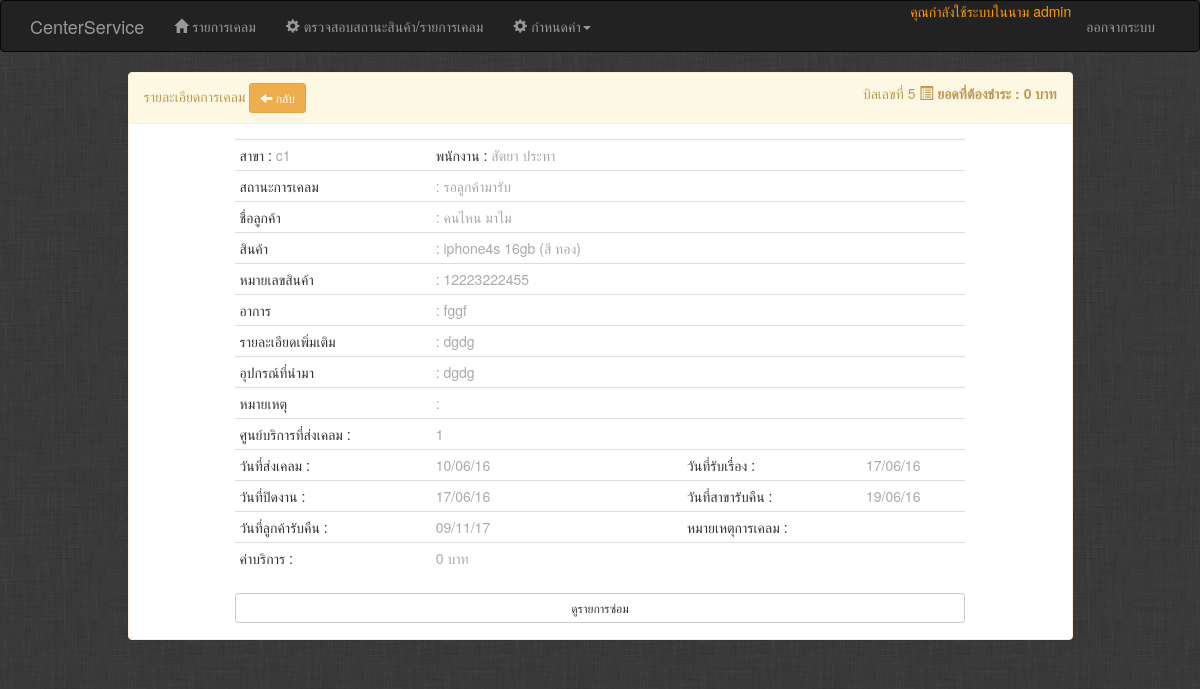
Screenshot of /Admin/admin_jobdtail.php?jid=5 (signed in) with the database file from the repository.
### tables this page shows
CREATE TABLE IF NOT EXISTS `job_service` (
  `id` int(11) NOT NULL AUTO_INCREMENT COMMENT 'หมายเลขใบฝาก',
  `user_id` int(11) NOT NULL COMMENT 'สาขา',
  `employees_id` int(11) NOT NULL COMMENT 'พนักงาน',
  `customers_id` int(11) NOT NULL COMMENT 'รหัสลูกค้า',
  `product_id` int(11) NOT NULL COMMENT 'สินค้า',
  `job_manner` varchar(255) DEFAULT NULL COMMENT 'อาการ',
  `job_details` text COMMENT 'รายละเอียด',
  `attachment` varchar(255) DEFAULT NULL COMMENT 'อุปกรณ์ที่นำมาด้วย',
  `price_service` int(11) DEFAULT '0' COMMENT 'ค่าบริการ',
  `job_note` text COMMENT 'หมายเหตุ',
  `sta_date` datetime DEFAULT NULL COMMENT 'วันที่ส่งเรื่งเคลม',
  `get_date` datetime DEFAULT NULL COMMENT 'วันที่รับเรื่อง',
  `close_date` datetime DEFAULT NULL COMMENT 'วันที่ปิดงาน',
  `wait_date` datetime DEFAULT NULL COMMENT 'วันที่สาขารับคืน',
  `end_date` datetime DEFAULT NULL COMMENT 'วันที่ลูกค้ารับคืน',
  `status` enum('ยังไม่รับเรื่อง','รับเรื่องแล้ว','ปิดงาน','รอลูกค้ามารับ','ลูกค้ารับคืนแล้ว') DEFAULT 'ยังไม่รับเรื่อง' COMMENT 'สถานะ',
  `note_end` text COMMENT 'หมายเหตุการเคลม',
  `totlo_price` int(11) DEFAULT '0' COMMENT 'ยอดที่ต้องชำระทั้งหมด',
  `suppliers_id` int(11) DEFAULT NULL COMMENT 'ศูนย์บริการ',
  PRIMARY KEY (`id`),
  KEY `fk_job_service_employees1_idx` (`employees_id`),
  KEY `fk_job_service_product2_idx` (`product_id`),
  KEY `fk_job_service_user1_idx` (`user_id`),
  KEY `fk_job_service_suppliers1_idx` (`suppliers_id`),
  KEY `fk_job_service_customers1_idx` (`customers_id`)
);

CREATE TABLE IF NOT EXISTS `user` (
  `id` int(11) NOT NULL AUTO_INCREMENT,
  `username` varchar(100) NOT NULL COMMENT 'สาขา',
  `password` varchar(100) NOT NULL COMMENT 'Password',
  `user_type` enum('User','UserPro','Admin') NOT NULL DEFAULT 'User' COMMENT 'กลุ่มสถานะ',
  `last_login` datetime DEFAULT NULL COMMENT 'เข้าระบบล่าสุด',
  PRIMARY KEY (`id`),
  UNIQUE KEY `username_UNIQUE` (`username`)
);

CREATE TABLE IF NOT EXISTS `employees` (
  `id` int(11) NOT NULL AUTO_INCREMENT COMMENT 'รหัสพนักงาน',
  `idemployee` varchar(50) DEFAULT NULL COMMENT 'รหัสพนักงาน',
  `f_name` varchar(100) NOT NULL COMMENT 'ชื่อ',
  `l_name` varchar(100) NOT NULL COMMENT 'นามสกุล',
  `n_name` varchar(25) DEFAULT NULL COMMENT 'ชื่อเล่น',
  `user_id` int(11) NOT NULL COMMENT 'สาขา',
  PRIMARY KEY (`id`),
  UNIQUE KEY `idemployee_UNIQUE` (`idemployee`),
  KEY `fk_employees_user1_idx` (`user_id`)
);

CREATE TABLE IF NOT EXISTS `customers` (
  `id` int(11) NOT NULL AUTO_INCREMENT COMMENT 'รหัสลูกค้า',
  `name` varchar(255) DEFAULT NULL COMMENT 'ชื่อลูกค้า',
  `address` varchar(45) DEFAULT NULL COMMENT 'ที่อยู่',
  `phone` varchar(10) DEFAULT NULL COMMENT 'เบอร์โทร',
  PRIMARY KEY (`id`)
);

CREATE TABLE IF NOT EXISTS `product` (
  `id` int(11) NOT NULL AUTO_INCREMENT COMMENT 'รหัส',
  `product_category_id` int(11) NOT NULL COMMENT 'ประเภทสินค้า',
  `brand_id` int(11) NOT NULL COMMENT 'ยี่ห้อ',
  `model` varchar(255) NOT NULL COMMENT 'รุ่น',
  `color_id` int(11) NOT NULL COMMENT 'สี',
  `ime` varchar(45) NOT NULL COMMENT 'หมายเลขสินค้า',
  `customers_id` int(11) NOT NULL COMMENT 'รหัสลูกค้า',
  PRIMARY KEY (`id`),
  UNIQUE KEY `ime_UNIQUE` (`ime`),
  KEY `fk_product_product_category1_idx` (`product_category_id`),
  KEY `fk_product_brand1_idx` (`brand_id`),
  KEY `fk_product_color1_idx` (`color_id`),
  KEY `fk_product_customers1_idx` (`customers_id`)
);

CREATE TABLE IF NOT EXISTS `colors` (
  `id` int(11) NOT NULL AUTO_INCREMENT COMMENT 'รหัส',
  `color` varchar(100) NOT NULL COMMENT 'สี',
  PRIMARY KEY (`id`)
);

### Admin/admin_jobdtail.php (the view, shortened to what this page needs)
<?php
include 'header.php';
include 'nav.php';
include '../dbconn.php';
if(isset($_GET['jid'])){
    $jidp=$_GET['jid'];
    $sqld = "SELECT * FROM job_service WHERE id='".$jidp."'";
	$resultd = $conn->query($sqld);
	$rsd = mysqli_fetch_array($resultd);
        $date01 = date_create($rsd['sta_date']);
        $date2 = date_create($rsd['get_date']);
        $date3 = date_create($rsd['close_date']);
        $date4 = date_create($rsd['wait_date']);
        $date5 = date_create($rsd['end_date']);
$sqlj1 = "SELECT * FROM user WHERE id='".$rsd['user_id']."'";
$resultj1 = $conn->query($sqlj1);
$rsj1=mysqli_fetch_array($resultj1);
$bach1=$rsj1['username'];
$sqlj11 = "SELECT * FROM employees WHERE id='".$rsd['employees_id']."'";
$resultj11 = $conn->query($sqlj11);
$rsj11=mysqli_fetch_array($resultj11);
$emp1=$rsj11['f_name'];
$emp2=$rsj11['l_name'];
$sqlj2 = "SELECT * FROM product WHERE id='".$rsd['product_id']."'";
$resultj2 = $conn->query($sqlj2);
$rsj2=mysqli_fetch_array($resultj2);
$mode=$rsj2['model'];
$imee=$rsj2['ime'];
$pidcc=$rsj2['color_id'];
    $sqlj22 = "SELECT * FROM colors WHERE id='".$pidcc."'";
    $resultj22 = $conn->query($sqlj22);
    $rsj22=mysqli_fetch_array($resultj22);
    $col=$rsj22['color'];
    $colo="(สี ".$col.")";
$sqlj3 = "SELECT * FROM customers WHERE id='".$rsd['customers_id']."'";
$resultj3 = $conn->query($sqlj3);
$rsj3=mysqli_fetch_array($resultj3);
}
?>
<div class="container">
    <div class="row">
        <div class="col-md-1"></div>
        <div class="col-md-10">
            <div class="panel panel-warning">
                <div class="panel-heading">รายละเอียดการเคลม
                    <a href="admin_job.php" class="btn btn-sm btn-warning" title="ย้อนกลับ"><span class="glyphicon glyphicon-arrow-left"></span> กลับ</a>
                    <span class="nav navbar-nav navbar-right">
                        บิลเลขที่ <?PHP echo $rsd['id'];?> <span class="glyphicon glyphicon-list-alt"></span><strong> ยอดที่ต้องชำระ : <?php echo $rsd['totlo_price'];?> บาท </strong>
                    </span>
                </div>
                <div class="panel-body">
                    <div class="col-md-1"></div>
                    <div class="col-md-10">
                        <table class="table table-condensed">
                            <tr>
                                <td>สาขา : <span style="color: darkgray"><?php echo $bach1;?></span></td>
                                <td>พนักงาน : <span style="color: darkgray"><?php echo $emp1." ".$emp2;?></span></td>
                                <td></td>
                                <td></td>
                            </tr>
                            <tr>
                                <td>สถานะการเคลม</td>
                                <td style="color: darkgray">: <?php echo $rsd['status'];?></td>
                                <td></td>
                                <td></td>
                            </tr>
                            <tr>
                                <td>ชื่อลูกค้า</td>
                                <td style="color: darkgray">: <?php echo $rsj3['name'];?></td>
                                <td></td>
                                <td></td>
                            </tr>
                            <tr>
                                <td>สินค้า</td>
                                <td style="color: darkgray">: <?php echo $mode." ".$colo;?></td>
                                <td></td>
                                <td></td>
                            </tr>
                            <tr>
                                <td>หมายเลขสินค้า</td>
                                <td style="color: darkgray">: <?php echo $imee;?></td>
                                <td></td>
                                <td></td>
                            </tr>
                            <tr>
                                <td>อาการ</td>
                                <td style="color: darkgray">: <?php echo $rsd['job_manner'];?></td>
                                <td></td>
                                <td></td>
                            </tr>
                            <tr>
                                <td>รายละเอียดเพิ่มเติม</td>
                                <td style="color: darkgray">: <?php echo $rsd['job_details'];?></td>
                                <td></td>
                                <td></td>
                            </tr>
                            <tr>
                                <td>อุปกรณ์ที่นำมา</td>
                                <td style="color: darkgray">: <?php echo $rsd['attachment'];?></td>
                                <td></td>
                                <td></td>
                            </tr>
                            <tr>
                                <td>หมายเหตุ</td>
                                <td style="color: darkgray">: <?php echo $rsd['job_note'];?></td>
                                <td></td>
                                <td></td>
                            </tr>
                            <tr>
                                <td>ศูนย์บริการที่ส่งเคลม :</td>
                                <td style="color: darkgray"><?php echo $rsd['suppliers_id'];?></td>
                                <td></td>
                                <td></td>
                            </tr>
                            <tr>
                                <td>วันที่ส่งเคลม :</td>
                                <td style="color: darkgray"><?php echo date_format($date01,'d/m/y');?></td>
                                <td>วันที่รับเรื่อง :</td>
                                <td style="color: darkgray"><?php echo date_format($date2,'d/m/y');?></td>
                            </tr>
                            <tr>
                                <td>วันที่ปิดงาน :</td>
                                <td style="color: darkgray"><?php echo date_format($date3,'d/m/y');?></td>
                                <td>วันที่สาขารับคืน :</td>
                                <td style="color: darkgray"><?php echo date_format($date4,'d/m/y');?></td>
                            </tr>
                            <tr>
                                <td>วันที่ลูกค้ารับคืน :</td>
                                <td style="color: darkgray"><?php echo date_format($date5,'d/m/y');?></td>
                                <td>หมายเหตุการเคลม :</td>
                                <td style="color: darkgray"><?php echo $rsd['note_end'];?></td>
                            </tr>
                            <tr>
                                <td>ค่าบริการ :</td>
                                <td style="color: darkgray"><?php echo $rsd['price_service'];?> บาท</td>
                                <td></td>
                                <td></td>
                            </tr>
                        </table>
                        <a class="btn btn-default btn-sm btn-lg btn-block" type="buttonn" data-toggle="collapse" data-target="#collapseExample" aria-expanded="false" aria-controls="collapseExample">
                            <center> ดูรายการซ่อม </center>
                          </a>
                    <div class="col-md-1"></div>
                </div>
            </div>
        </div>
        <div class="col-md-1"></div>
    </div>
</div>
<?PHP
include '../footer.php';
?>

### rows the page displays
job_service: id "5", totlo_price "0", status "รอลูกค้ามารับ", job_manner "fggf", job_details "dgdg", attachment "dgdg", suppliers "1", sta_date "10/06/16", get_date "17/06/16", close_date "17/06/16", wait_date "19/06/16", end_date "09/11/17", price_service "0"
user: username "c1"
employees: f_name "สัตยา", l_name "ประทา"
customers: name "คนไหน มาไม"
product: model "iphone4s 16gb", ime "12223222455"
colors: color "(สี ทอง)"

### other values shown
$_SESSION['user']['username'] "admin"
